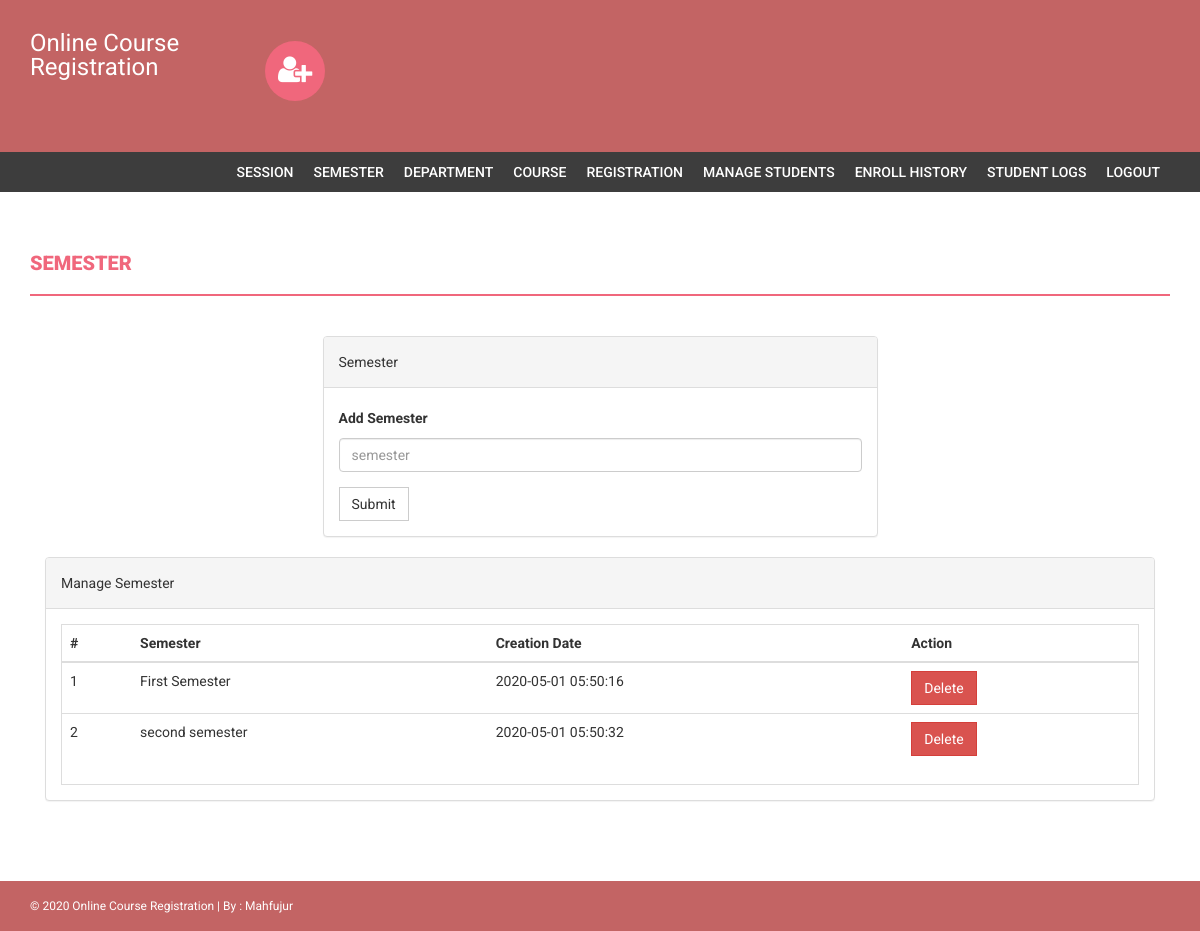
The page /admin/semester.php (signed in) on the database its author committed.
### tables this page shows
CREATE TABLE `tbl_semester` (
  `id` int(11) NOT NULL,
  `semester` varchar(255) NOT NULL,
  `createdate` timestamp NOT NULL DEFAULT CURRENT_TIMESTAMP ON UPDATE CURRENT_TIMESTAMP
);

### admin/semester.php (the view, shortened to what this page needs)
<?php
if(strlen($_SESSION['alogin'])==0)
{
    header('location:index.php');
}
else{
    ?>
    <!DOCTYPE html>
    <html xmlns="http://www.w3.org/1999/xhtml">
    <head>
        <link href="assets/css/bootstrap.css" rel="stylesheet" />
        <link href="assets/css/font-awesome.css" rel="stylesheet" />
        <link href="assets/css/style.css" rel="stylesheet" />
    </head>
    <body>
        <?php include('includes/header.php');?>
        <?php if($_SESSION['alogin']!="")
        {
            include('includes/menubar.php');
        }
        ?>
        <div class="content-wrapper">
            <div class="container">
                <div class="row">
                    <div class="col-md-12">
                        <h1 class="page-head-line">Semester  </h1>
                    </div>
                </div>
                <div class="row" >
                    <div class="col-md-3"></div>
                    <div class="col-md-6">
                        <div class="panel panel-default">
                            <div class="panel-heading">
                                Semester
                            </div>
                            <div class="panel-body">
                                <form name="semester" method="post">
                                    <div class="form-group">
                                        <label for="semester">Add Semester  </label>
                                        <input type="text" class="form-control" id="semester" name="semester" placeholder="semester" required />
                                    </div>
                                    <button type="submit" name="submit" class="btn btn-default">Submit</button>
                                </form>
                            </div>
                        </div>
                    </div>
                </div>
                <div class="col-md-12">
                    <div class="panel panel-default">
                        <div class="panel-heading">
                            Manage Semester
                        </div>
                        <div class="panel-body">
                            <div class="table-responsive table-bordered">
                                <table class="table">
                                    <thead>
                                        <tr>
                                            <th>#</th>
                                            <th>Semester</th>
                                            <th>Creation Date</th>
                                            <th>Action</th>
                                        </tr>
                                    </thead>
                                    <tbody>
                                        <?php
                                        $sql1="SELECT * FROM tbl_semester";
                                        $query1=mysqli_query($con,$sql1);
                                        $num=mysqli_num_rows($query1);
                                        if ($num>0) {
                                            $cont=1;
                                            while($result=mysqli_fetch_array($query1)){
                                                ?>
                                                <tr>
                                                    <td><?php echo $cont;?></td>
                                                    <td><?php echo htmlentities($result['semester']);?></td>
                                                    <td><?php echo htmlentities($result['createdate']);?></td>
                                                    <td>
                                                        <a href="?id=<?php echo $result['id']?>&del=delete" onClick="return confirm('Are you sure you want to delete?')">
                                                            <button class="btn btn-danger">Delete</button>
                                                        </a>
                                                    </td>
                                                </tr>
                                                <?php
                                                $cont++;
                                            } }?>
                                        </tbody>
                                    </table>
                                </div>
                            </div>
                        </div>
                    </div>
                </div>
            </div>
        <?php include('includes/footer.php');?>
    </body>
    </html>
    <?php } ?>

### admin/assets/css/style.css (style rules this page uses)
body { font-family: 'Roboto', sans-serif; line-height: 30px; }
.content-wrapper { margin-top: 40px; min-height: 600px; padding-bottom: 60px; }
.page-head-line { font-weight: 900; padding-bottom: 20px; border-bottom: 2px solid #F0677C; text-transform: uppercase; color: #F0677C; font-size: 20px; margin-bottom: 40px; }
.btn { border-radius: 0px; -webkit-border-radius: 0px; -moz-border-radius: 0px; }

### rows shown on the page
tbl_semester: semester "First Semester", createdate "2020-05-01 05:50:16"
tbl_semester: semester "second semester", createdate "2020-05-01 05:50:32"

### other values the page prints
Date('Y') "2020"
